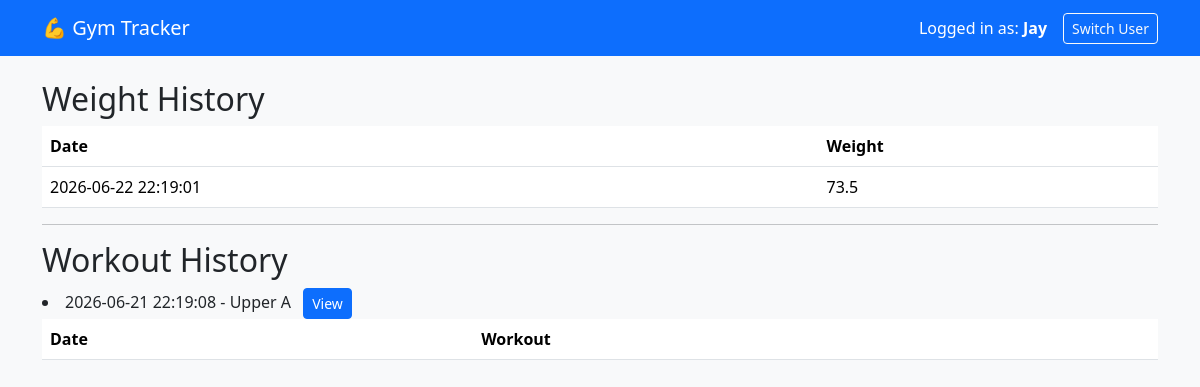
The app's page /history (signed in) with its own data.
### tables this page shows
CREATE TABLE weighins (
    id INTEGER PRIMARY KEY AUTOINCREMENT,
    weight REAL NOT NULL,
    timestamp DATETIME DEFAULT CURRENT_TIMESTAMP
, user_id INTEGER);

CREATE TABLE workouts (
    id INTEGER PRIMARY KEY AUTOINCREMENT,
    workout_type TEXT NOT NULL,
    workout_date DATETIME DEFAULT CURRENT_TIMESTAMP
, user_id INTEGER);

### app.py (the view)
@app.route("/history")
def history():
    conn = get_db()
    cursor = conn.cursor()
    cursor.execute("""
    SELECT *
    FROM weighins
    WHERE user_id = ?
    ORDER BY timestamp DESC
    """, (session["user_id"],))
    weights = cursor.fetchall()
    cursor.execute("""
    SELECT *
    FROM workouts
    WHERE user_id = ?
    ORDER BY workout_date DESC
    """, (session["user_id"],))
    workouts = cursor.fetchall()
    conn.close()
    return render_template(
        "history.html",
        weights=weights,
        workouts=workouts
    )

### app.py (called while the page is built)
def get_db():
    conn = sqlite3.connect("gym.db")
    conn.row_factory = sqlite3.Row
    return conn

### templates/history.html
{% extends "base.html" %}
{% block content %}
<h2>Weight History</h2>
<table class="table">
<tr>
<th>Date</th>
<th>Weight</th>
</tr>
{% for weight in weights %}
<tr>
<td>{{ weight['timestamp'] }}</td>
<td>{{ weight['weight'] }}</td>
</tr>
{% endfor %}
</table>
<hr>
<h2>Workout History</h2>
<table class="table">
<tr>
<th>Date</th>
<th>Workout</th>
</tr>
{% for workout in workouts %}
<li>
{{ workout["workout_date"] }}
-
{{ workout["workout_type"] }}
<a
    href="/workout_history/{{ workout['id'] }}"
    class="btn btn-sm btn-primary ms-2">
    View
</a>
</li>
{% endfor %}
</table>
{% endblock %}

### records on screen
weighins: timestamp "2026-06-22 22:19:01", weight "73.5"
workouts: workout_date "2026-06-21 22:19:08", workout_type "Upper A"

### other values on screen
{{ session.get("username", "User") }} "Jay"
